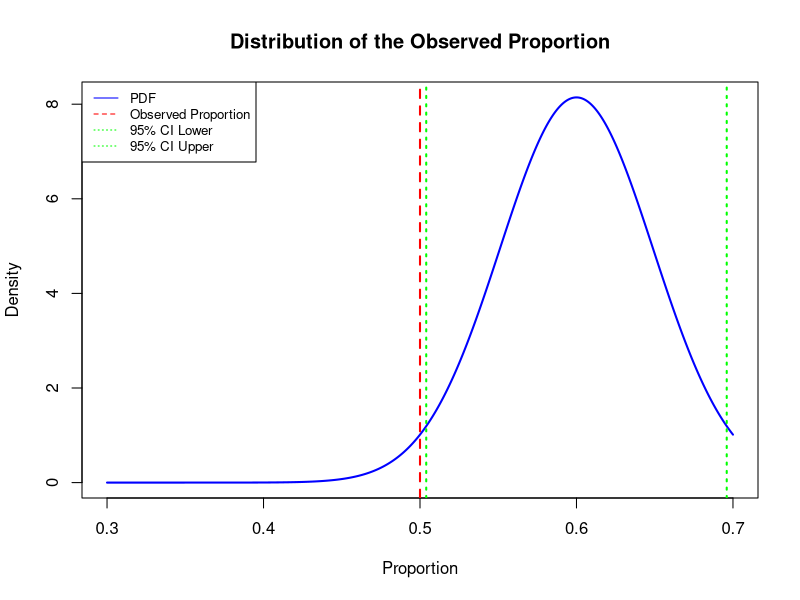
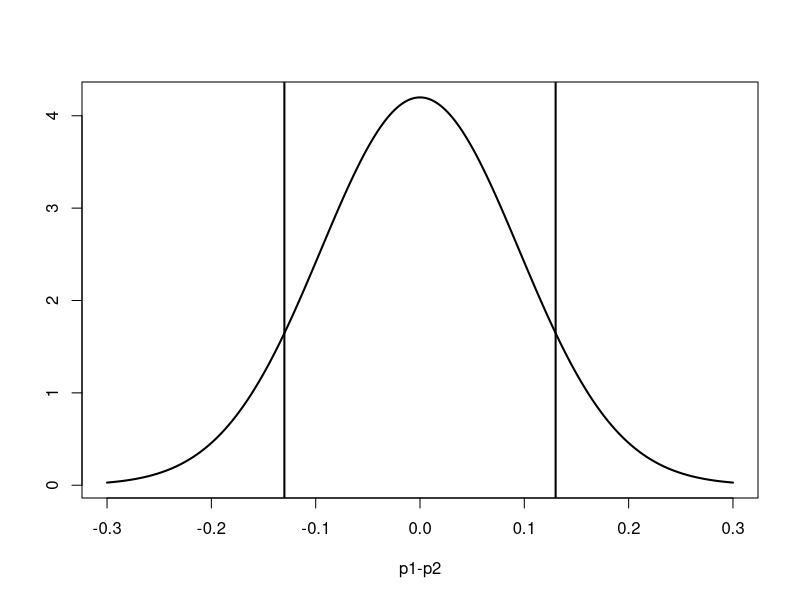

These charts were generated, in order, by the following R code:
## ---- chunk 1
#| echo: false
#| message: false
library(tidyverse)
## ---- chunk 2
p <- 0.6  # Sample proportion
n <- 100  # Sample size
SE <- sqrt(p * (1 - p) / n) # standard error

# 95% Confidence Interval for the observed proportion
alpha <- 0.05
cv <- qnorm(1 - alpha / 2) # critical value
CI_lower <- p - cv * SE
CI_upper <- p + cv * SE
cat(CI_lower, CI_upper)
## ---- chunk 3
# two-sided alternative
2*(1-pnorm(0.60,0.5,sqrt(0.5*0.5/100)))
## ---- chunk 4
# Hypothesis test variables from the previous chunk
pi_0 <- 0.5  # Hypothesized proportion
x <- seq(0.3, 0.7, length = 1000) # range of x values
y <- dnorm(x, mean = p, sd = SE) # sampling distribution: Normal Distribution based on sample proportion and SE

# PDF
plot(x, y, type = "l", lwd = 2, col = "blue", main = "Distribution of the Observed Proportion", xlab = "Proportion", ylab = "Density")
abline(v = pi_0, col = "red", lwd = 2, lty = 2)

# Confidence Interval
abline(v = CI_lower, col = "green", lwd = 2, lty = 3)
abline(v = CI_upper, col = "green", lwd = 2, lty = 3)

# Adding legends
legend("topleft", legend=c("PDF", "Observed Proportion", "95% CI Lower", "95% CI Upper"), 
       col=c("blue", "red", "green", "green"), lty = c(1, 2, 3, 3), cex=0.8)


## ---- chunk 5
p1 <- 11 / (11 + 39)
p2 <- 14 / (14 + 26)
n1 <- 11 + 39
n2 <- 14 + 26
point_estimate <- p1 - p2
point_estimate
## ---- chunk 6
cv <- qnorm(0.95)
cv
## ---- chunk 7
se <- sqrt( (p1 * (1-p1) / n1) + (p2 * (1-p2) / n2) ) 
se
## ---- chunk 8
point_estimate - cv * se
point_estimate + cv * se
## ---- chunk 9
p_pooled <- (p1*n1 + p2*n2) / (n1+n2)
p_pooled
## ---- chunk 10
se <- sqrt( (p_pooled * (1-p_pooled) / n1) + (p_pooled * (1-p_pooled) / n2) )
se
## ---- chunk 11
point_estimate
z <- (point_estimate - 0) / se
pnorm(z)
pnorm(z) * 2
## ---- chunk 12
#| echo: false
x <- seq(-.3, .3, length = 1000)
y <- dnorm(x, mean = 0, sd = se)
plot(x, y, type = "l", lwd = 2, xlab = 'p1-p2', ylab = '')
abline(v = point_estimate, lwd = 2, lty = 1)
abline(v = -point_estimate, lwd = 2, lty = 1)
